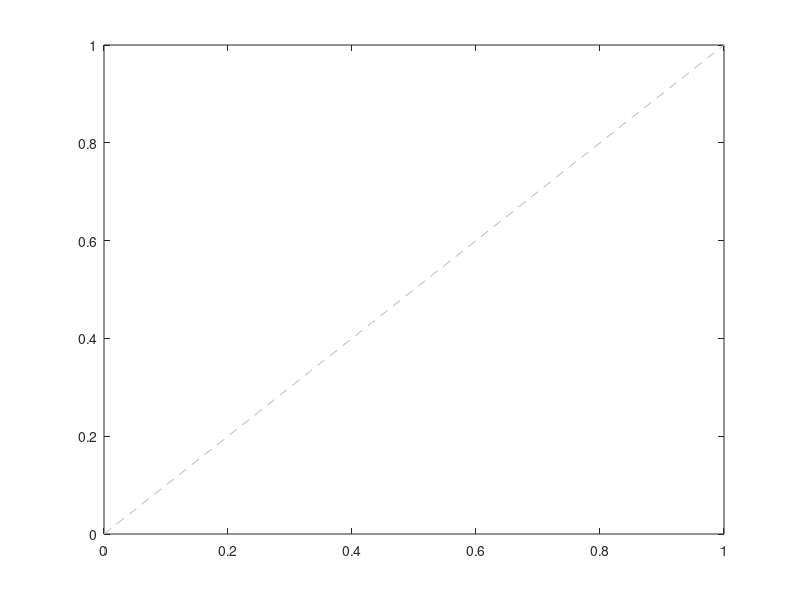

Recreate this plot in MATLAB.
% Draw 45 degree line. takes axis handle as optional input
%     [hline] = line45(hAxis)

function [hline] = line45(hAxis)
    if ~exist('hAxis', 'var'); hAxis = gca; end

    for ii=1:length(hAxis)
        axes(hAxis(ii));
        limx = xlim;
        hline = plot(limx, limx, '--', 'Color', [1 1 1]*0.75);
    end
end